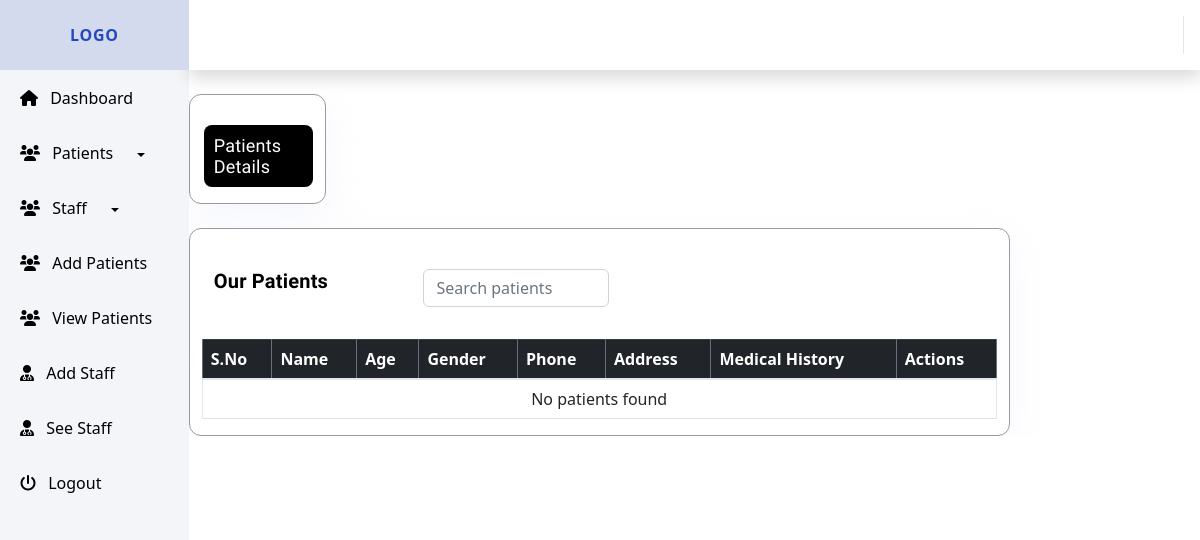
Page /modules/patients/views/see_patients.php on the earlier database version.
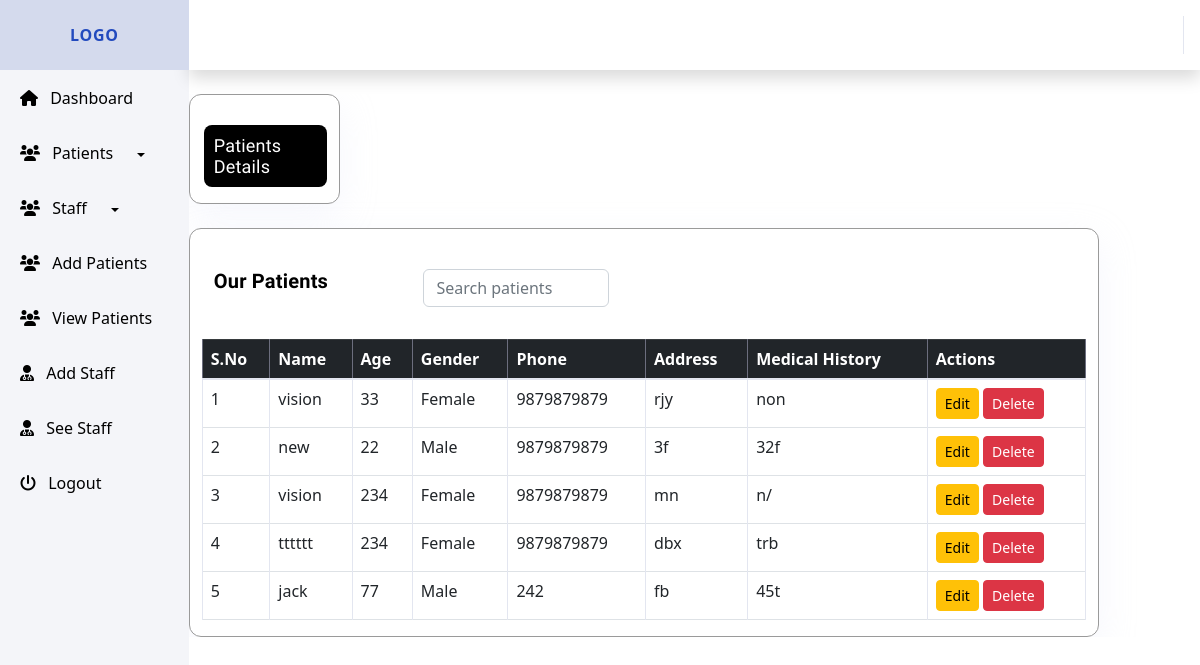
Same page on the later database version.
### tables this page shows
CREATE TABLE `patients` (
  `id` int(11) NOT NULL,
  `name` varchar(100) DEFAULT NULL,
  `age` int(11) DEFAULT NULL,
  `gender` enum('Male','Female','Other') DEFAULT NULL,
  `contact` varchar(15) DEFAULT NULL,
  `address` text DEFAULT NULL,
  `medical_history` text DEFAULT NULL,
  `created_at` timestamp NOT NULL DEFAULT current_timestamp(),
  `serial_number` int(11) DEFAULT NULL,
  `status` tinyint(1) DEFAULT 1
);

### modules/patients/views/see_patients.php (the view, shortened to what this page needs)
<div id="wrapper">
    <?php
    include '../../../includes/sidebar.php';
    include "../../../includes/header.php";
    include "../../../config/db.php";
    try {
        $patientsQuery = "SELECT * FROM patients WHERE status = 1";
        $patientsResult = $pdo->query($patientsQuery);
    } catch (PDOException $e) {
        die("Error fetching patients: " . $e->getMessage());
    }
    ?>
    <div id="content-wrapper" class="d-flex flex-column bg-white">
        <div id="content">
            <div class="container branch_container">
                <div class="row">
                    <div class="col-md-4 col-lg-2 ul_border mb-4">
                        <?php
                        $activeTable = 'adddoctorTable';
                        ?>
                        <ul class="ul_style">
                            <li id="adddoctor" class="add_staff_list_detils open_table">Patients Details</li>
                        </ul>
                    </div>
                    <div class="col-md-11 col-lg-12 ul_border">
                        <div id="adddoctorTable" class="table-container <?= $activeTable == 'adddoctorTable' ? 'active' : '' ?>">
                            <div class="container">
                                <div class="row d-flex flex-row justify-content-between pt-4 pb-3">
                                    <div class="col">
                                        <h6 class="staff_dtls">Our Patients</h6>
                                    </div>
                                    <div class="col">
                                        <input type="text" id="patientSearch" class="form-control" placeholder="Search patients">
                                    </div>
                                </div>
                            </div>
                            <table class="table table-bordered">
                                <thead class="table-dark">
                                    <tr>
                                        <th>S.No</th>
                                        <th>Name</th>
                                        <th>Age</th>
                                        <th>Gender</th>
                                        <th>Phone</th>
                                        <th>Address</th>
                                        <th>Medical History</th>
                                        <th>Actions</th>
                                    </tr>
                                </thead>
                                <tbody id="patientTableBody">
                                    <?php if ($patientsResult->rowCount() > 0): ?>
                                        <?php $serial = 1; ?>
                                        <?php foreach ($patientsResult as $row): ?>
                                            <tr>
                                                <td><?= $serial++; ?></td>
                                                <td><?= htmlspecialchars($row['name']); ?></td>
                                                <td><?= htmlspecialchars($row['age']); ?></td>
                                                <td><?= htmlspecialchars($row['gender']); ?></td>
                                                <td><?= htmlspecialchars($row['contact']); ?></td>
                                                <td><?= htmlspecialchars($row['address']); ?></td>
                                                <td><?= htmlspecialchars($row['medical_history']); ?></td>
                                                <td>
                                                    <a href="./edit_patient.php?id=<?= $row['id']; ?>" class="btn btn-warning btn-sm">Edit</a>
                                                    <a href="./delete_patient.php?id=<?= $row['id']; ?>" class="btn btn-danger btn-sm" onclick="return confirm('Are you sure you want to delete this patient?')">Delete</a>
                                                </td>
                                            </tr>
                                        <?php endforeach; ?>
                                    <?php else: ?>
                                        <tr>
                                            <td colspan="8" class="text-center">No patients found</td>
                                        </tr>
                                    <?php endif; ?>
                                </tbody>
                            </table>
                        </div>
                    </div>
                </div>
            </div>
        </div>
    </div>
</div>

Differences in the rows shown:
added patients: name "vision", age "33", gender "Female", contact "9879879879", address "rjy", medical_history "non"
added patients: name "new", age "22", gender "Male", contact "9879879879", address "3f", medical_history "32f"
added patients: name "vision", age "234", gender "Female", contact "9879879879", address "mn", medical_history "n/"
added patients: name "tttttt", age "234", gender "Female", contact "9879879879", address "dbx", medical_history "trb"
added patients: name "jack", age "77", gender "Male", contact "242", address "fb", medical_history "45t"
Other differences:
text no longer shown: "No patients found"
